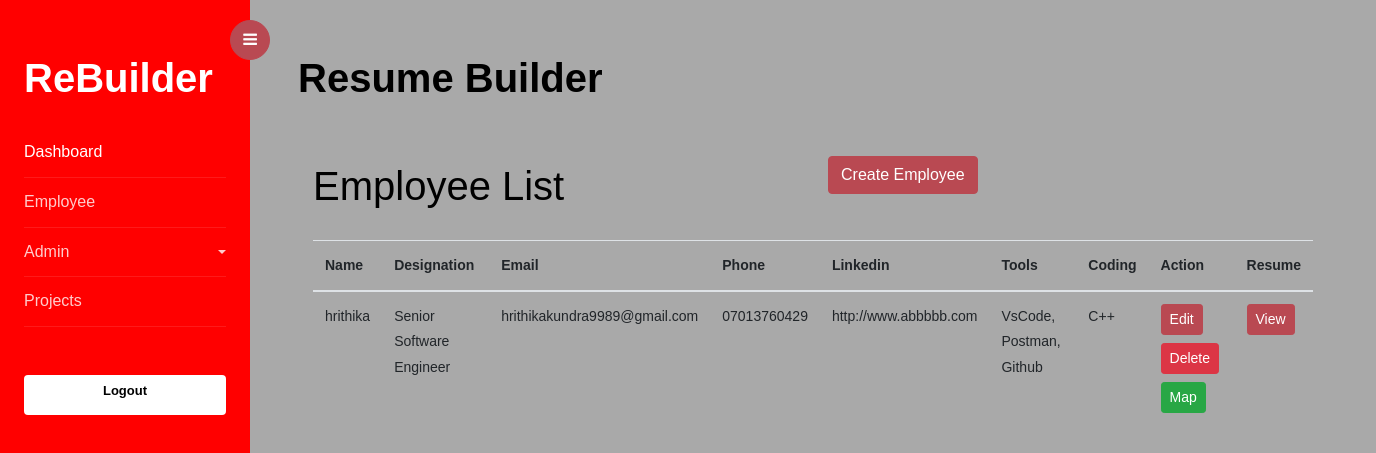
Screenshot of /employee-list with the database file from the repository.
### resume/models.py (models this page shows, shortened)
class Employee(models.Model):
    name = models.CharField(max_length=50)
    email = models.EmailField(max_length=255, blank=True)
    phone = models.CharField(max_length=20)
    linkedin = models.URLField(max_length=200)
    professional_summary = models.TextField()
    tools = models.ManyToManyField(Tool)
    coding_skills = models.ManyToManyField(CodingSkill)
    designation = models.ForeignKey(Designation, on_delete=models.CASCADE)
    is_current_employee = models.BooleanField(default=True)
    is_deleted = models.BooleanField(default=False)
    mapped_project = models.ManyToManyField(Projects)

class Designation(models.Model):
    name = models.CharField(max_length=50)
    def __str__(self):
        return self.name

class Tool(models.Model):
    name = models.CharField(max_length=100)
    flag = models.BooleanField(default=True)
    def __str__(self):
        return self.name

class CodingSkill(models.Model):
    name = models.CharField(max_length=255)
    flag = models.IntegerField(default=1)
    def __str__(self):
        return self.name

### resume/views.py (the view)
# urls.py: path('employee-list', views.employee_list, name='list'),
def employee_list(request):
    employees = Employee.objects.filter(is_deleted=False)
    return render(request, 'employee_list.html', {'employees': employees})

### templates/employee_list.html (shortened to what this page needs)
{% extends 'home.html' %}
{% block content %}
<div class="container">
  <div class="row mt-5">
    <div class="col">
      <h1>Employee List</h1>
    </div>
    <div class="col text-end">
      <a href="{% url 'create' %}" class="btn btn-primary">Create Employee</a>
    </div>
  </div>
  <table class="table mt-3">
    <thead>
      <tr>
        <th>Name</th>
        <th>Designation</th>
        <th>Email</th>
        <th>Phone</th>
        <th>Linkedin</th>
        <th>Tools</th>
        <th>Coding</th>
        <th>Action</th>
        <th>Resume</th>
      </tr>
    </thead>
    <tbody>
      {% for employee in employees %}
      <tr>
        <td>{{ employee.name }}</td>
        <td>{{ employee.designation }}</td>
        <td>{{ employee.email }}</td>
        <td>{{ employee.phone }}</td>
        <td>{{ employee.linkedin }}</td>
        <td>{{ employee.tools.all|join:', ' }}</td>
        <td>{{ employee.coding_skills.all|join:', ' }}</td>
        <td>
          <a href="{% url 'edit' employee.id %}" class="btn btn-sm btn-primary mb-2">Edit</a>
          <form method="POST" action="{% url 'delete' employee.id %}" class="d-inline">
            <button type="submit" class="btn btn-sm btn-danger mb-2">Delete</button>
          </form>
          <a href="{% url 'map_project' employee.id  %}" class="btn btn-sm btn-success ">Map</a>
        </td>
        <td>
          <a href="{% url 'view_resume' employee.id  %}" class="btn btn-sm btn-primary">View</a>
        </td>
      </tr>
      {% endfor %}
    </tbody>
      </table>
    </div>
    {% endblock %}

### rows the page displays
Employee: name "hrithika", designation "Senior Software Engineer", email "hrithikakundra9989@gmail.com", phone "07013760429", linkedin "http://www.abbbbb.com", tools.all "VsCode, Postman, Github", coding_skills.all "C++"
